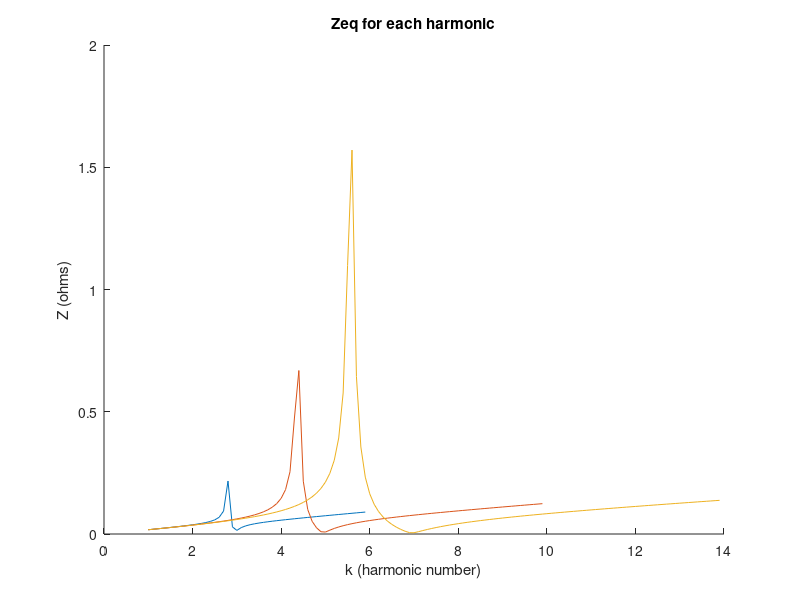

This figure's MATLAB source:
function Prog3
%
% Dada la impedancia de una linea y de un filtro de sintonia, 
% calcular y representar el modulo de la impedancia equivalente del conjunto.
% 
clear all
close all
clc
f=50;
w=2*pi*f;
h=2.95;
q=50;
%
% Datos del circuito.
%
XCF=1.5; % Reactancia del condensador del filtro.
XLF=XCF/h^2; % Reactancia de la bobina del filtro.
RF=XLF*h/q; % Resistencia del filtro.

XL=XLF*0.1; % Reactancia inductiva de la linea.
R=XL*0.05; % Resistencia de la linea.

%
% Espectro armonico a analizar.
%
k=1:0.1:2*h;

%% code above here was not touched

Zeq_line= R + 1j*k*XL;                      %a resistance and inductance

Zeq_filter= RF + 1j*k*XLF -1j*XCF./k;       %resistance inductance and capacitance

Zeq= (Zeq_line.*Zeq_filter)./(Zeq_line+Zeq_filter); %both previous Zeq-... in pararell

Ksr =sqrt(XCF/XLF); %series resonance

fprintf('Ksr resonance series (relative to fundamental harmonic) : %.2f \n', Ksr);

hold on;
plot (k,abs(Zeq));
title('Zeq for each harmonic');
ylabel('Z (ohms)');
xlabel('k (harmonic number)');

%% now for value of K right below 5
h=4.95;
XLF=XCF/h^2; % Reactancia de la bobina del filtro.
RF=XLF*h/q; % Resistencia del filtro.

% XL=XLF*0.1; % Reactancia inductiva de la linea.
% R=XL*0.05; % Resistencia de la linea.

k=1:0.1:2*h;


Zeq_line= R + 1j*k*XL;                      %a resistance and inductance

Zeq_filter= RF + 1j*k*XLF -1j*XCF./k;       %resistance inductance and capacitance

Zeq_k5= (Zeq_line.*Zeq_filter)./(Zeq_line+Zeq_filter); %both previous Zeq-... in pararell

plot (k,abs(Zeq_k5));

%% now for value of K right below 7
h=6.95;
XLF=XCF/h^2; % Reactancia de la bobina del filtro.
RF=XLF*h/q; % Resistencia del filtro.

% XL=XLF*0.1; % Reactancia inductiva de la linea.
% R=XL*0.05; % Resistencia de la linea.

k=1:0.1:2*h;


Zeq_line= R + 1j*k*XL;                      %a resistance and inductance

Zeq_filter= RF + 1j*k*XLF -1j*XCF./k;       %resistance inductance and capacitance

Zeq_k7= (Zeq_line.*Zeq_filter)./(Zeq_line+Zeq_filter); %both previous Zeq-... in pararell

plot (k,abs(Zeq_k7));